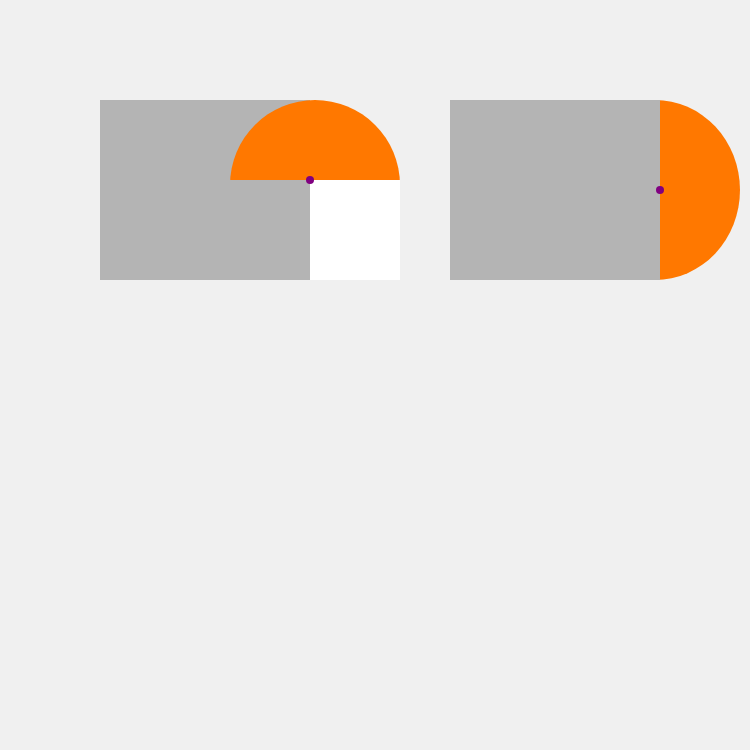
Frame 1 (no input)
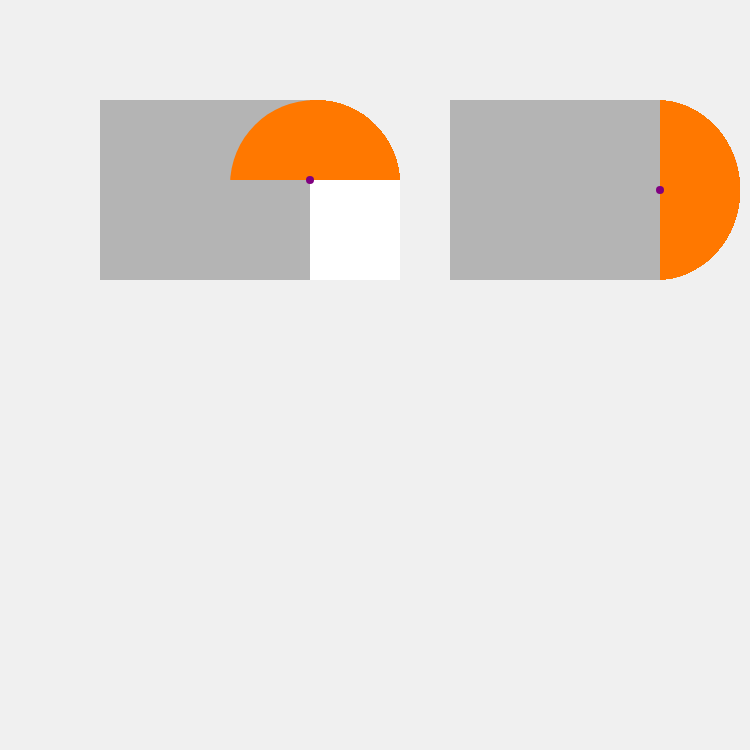
Frame 60 (no input)
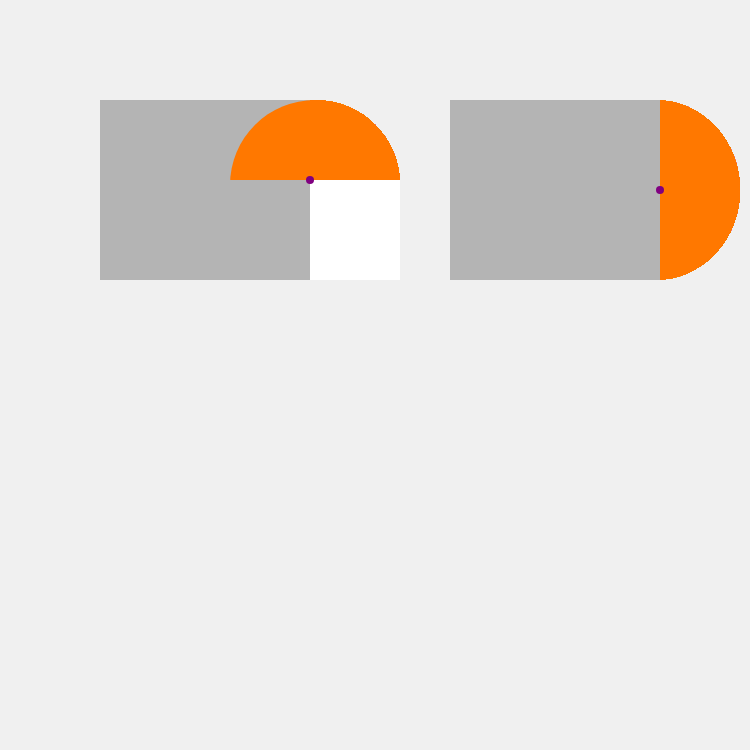
Frame 120 (the mouse pressed at the canvas centre since frame 60)

The p5.js sketch that drew these frames (run headless with seeded random() and noise() and a simulated clock; from frame 60 on, the mouse is pressed at the canvas centre):

// p5.js sketch
// ── sketch.js
function setup() {
  // put setup code here

  createCanvas(750,750);
  background(240,240,240);
}

function draw() {
  
  // linker object

  noStroke();
  fill(180,180,180);
  rect(100,100,210,80);

  noStroke();
  fill(255,120,0);
  ellipse(315,185,170,170);

  noStroke();
  fill(180,180,180);
  rect(100,180,220,100);

  noStroke();
  fill("white");
  rect(310,180,90,100);

  // rechterobject

  fill(255,120,0);
  ellipse(655,190,170,180);

  noStroke();
  fill(180,180,180);
  rect(450,100,210,180);

// beide puntjes

  stroke('purple'); 
  strokeWeight(8);
  point(310,180);

  stroke("purple");
  strokeWeight(8);
  point(660,190);
}
